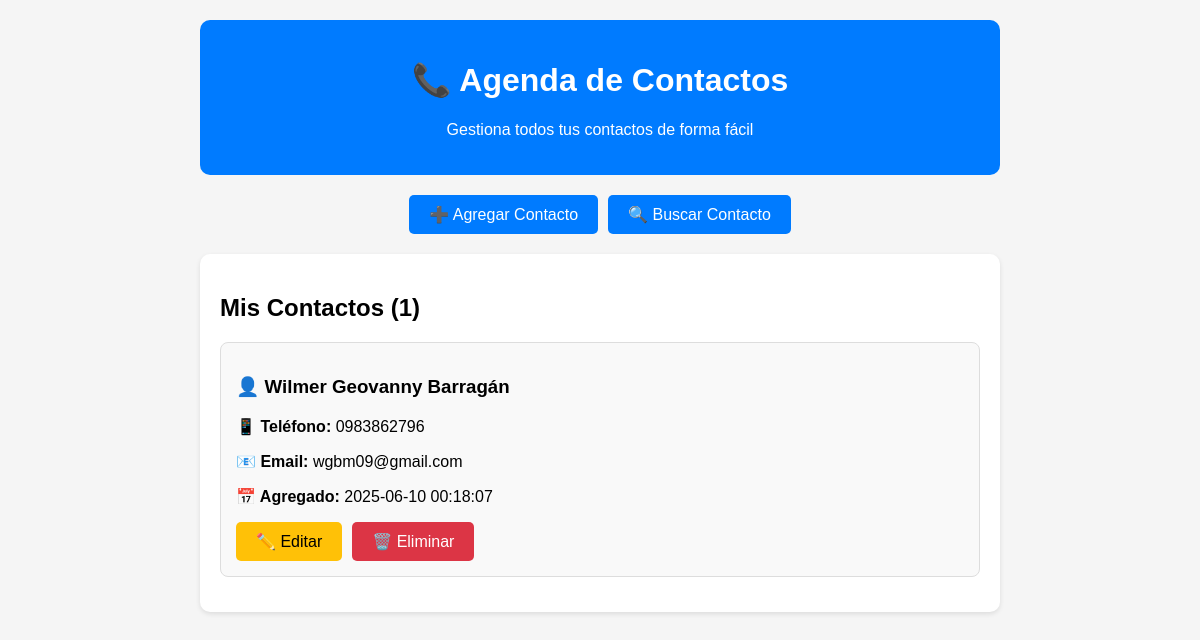
Before: / with the older database file.
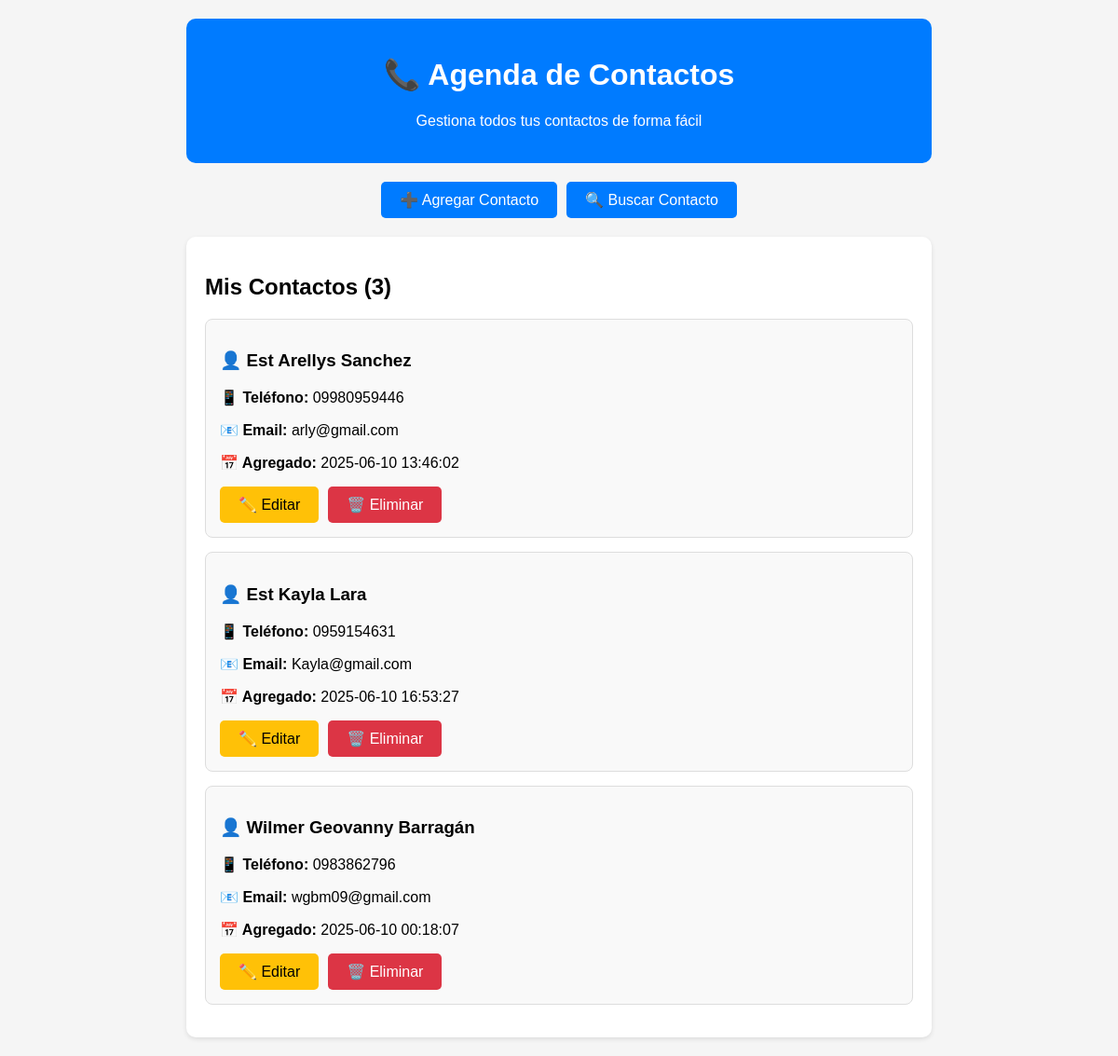
After: the same page with the newer database file.
### tables this page shows
CREATE TABLE contactos (
            id INTEGER PRIMARY KEY AUTOINCREMENT,
            nombre TEXT NOT NULL,
            telefono TEXT NOT NULL,
            email TEXT NOT NULL,
            fecha_creacion TIMESTAMP DEFAULT CURRENT_TIMESTAMP
        );

### app.py (the view)
@app.route('/')
def index():
    conn = get_db_connection()
    cursor = conn.cursor()
    cursor.execute('SELECT * FROM contactos ORDER BY nombre')
    contactos = cursor.fetchall()
    conn.close()
    return render_template('index.html', contactos=contactos)

### app.py (called while the page is built)
def get_db_connection():
    if DATABASE_URL:
        conn = psycopg2.connect(DATABASE_URL, cursor_factory=RealDictCursor)
        return conn
    else:
        conn = sqlite3.connect('contactos.db')
        conn.row_factory = sqlite3.Row
        return conn

### templates/index.html (shortened to what this page needs)
<!DOCTYPE html>
<html lang="es">
<head>
</head>
<body>
    <div class="header">
        <h1>📞 Agenda de Contactos</h1>
        <p>Gestiona todos tus contactos de forma fácil</p>
    </div>
    <div class="nav-buttons">
        <a href="{{ url_for('agregar_contacto') }}" class="btn">➕ Agregar Contacto</a>
        <a href="{{ url_for('buscar_contacto') }}" class="btn">🔍 Buscar Contacto</a>
    </div>
    <div class="contactos-container">
        <h2>Mis Contactos ({{ contactos|length }})</h2>
        {% if contactos %}
            {% for contacto in contactos %}
                <div class="contacto-card">
                    <div class="contacto-info">
                        <h3>👤 {{ contacto.nombre }}</h3>
                        <p><strong>📱 Teléfono:</strong> {{ contacto.telefono }}</p>
                        <p><strong>📧 Email:</strong> {{ contacto.email }}</p>
                        <p><strong>📅 Agregado:</strong> {{ contacto.fecha_creacion }}</p>
                    </div>
                    <div class="contacto-actions">
                        <a href="{{ url_for('editar_contacto', id=contacto.id) }}" class="btn btn-warning">✏️ Editar</a>
                        <a href="{{ url_for('eliminar_contacto', id=contacto.id) }}"
                           class="btn btn-danger"
                           onclick="return confirm('¿Estás seguro de eliminar este contacto?')">🗑️ Eliminar</a>
                    </div>
                </div>
            {% endfor %}
        {% else %}
            <div class="no-contactos">
                <h3>😔 No tienes contactos aún</h3>
                <p>¡Comienza agregando tu primer contacto!</p>
                <a href="{{ url_for('agregar_contacto') }}" class="btn">➕ Agregar mi primer contacto</a>
            </div>
        {% endif %}

### templates/index.html (style rules this page uses)
body { font-family: Arial, sans-serif; max-width: 800px; margin: 0 auto; padding: 20px; background-color: #f5f5f5; }
.header { background-color: #007bff; color: white; padding: 20px; border-radius: 10px; margin-bottom: 20px; text-align: center; }
.nav-buttons { display: flex; gap: 10px; margin-bottom: 20px; justify-content: center; }
.btn { padding: 10px 20px; background-color: #007bff; color: white; text-decoration: none; border-radius: 5px; border: none; cursor: pointer; }
.btn-danger { background-color: #dc3545; }
.btn-warning { background-color: #ffc107; color: black; }
.contactos-container { background-color: white; padding: 20px; border-radius: 10px; box-shadow: 0 2px 5px rgba(0,0,0,0.1); }
.contacto-card { border: 1px solid #ddd; border-radius: 8px; padding: 15px; margin-bottom: 15px; background-color: #f9f9f9; }
.contacto-info { margin-bottom: 10px; }
.contacto-actions { display: flex; gap: 10px; }

Changed rows visible on the page:
added contactos: nombre "Est Arellys Sanchez", telefono "09980959446", email "arly@gmail.com", fecha_creacion "2025-06-10 13:46:02"
added contactos: nombre "Est Kayla Lara", telefono "0959154631", email "Kayla@gmail.com", fecha_creacion "2025-06-10 16:53:27"
Other visible differences:
{{ contactos|length }}: "1" → "3"
